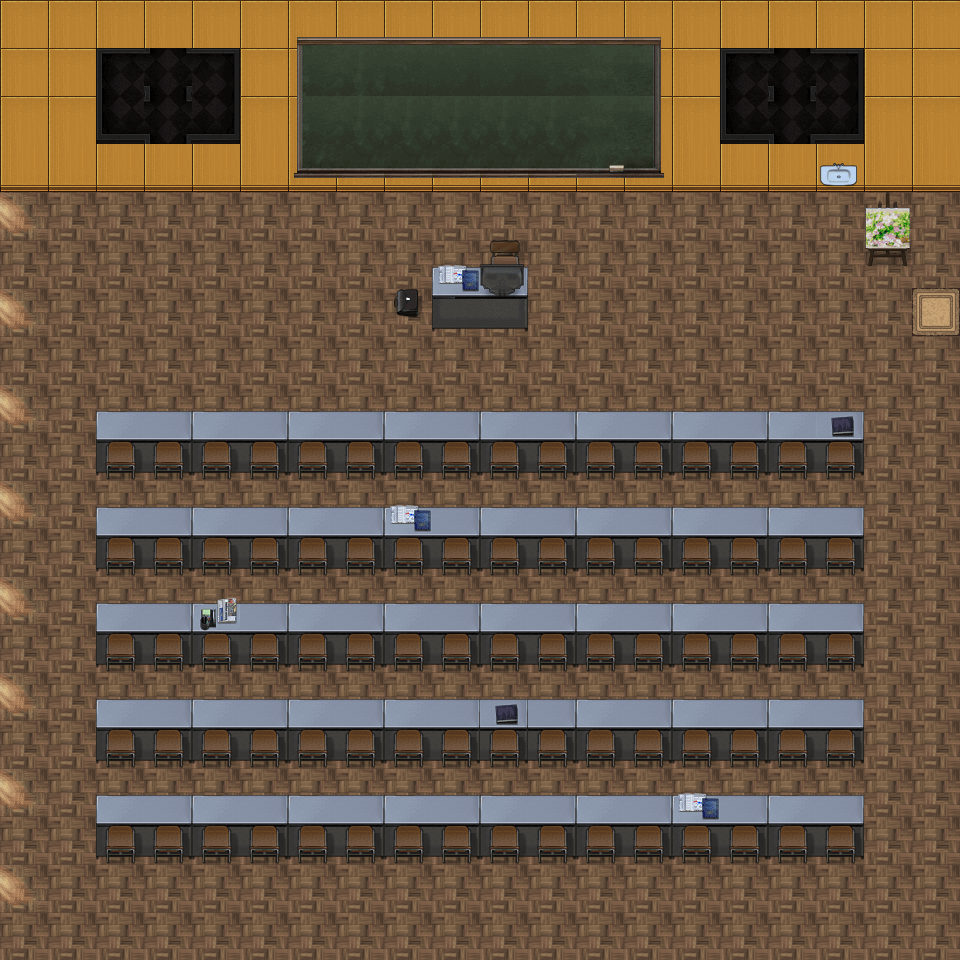

Below is a game level as drawn by its tile map, then a one-line description and the .tmx file that defines it, in full:
An orthogonal 20x20 tile map with 48x48 px tiles, 3 tile layers (Floor_Walls, Furnitures_BellowHero, Furnitures_TopHero), 4 tilesets.

<map version="1.10" tiledversion="1.11.2" orientation="orthogonal" renderorder="right-down" width="20" height="20" tilewidth="48" tileheight="48" infinite="0" nextlayerid="5" nextobjectid="7">
 <tileset firstgid="1" source="../tilesets/floor2.tsx" />
 <tileset firstgid="193" source="../tilesets/floor1.tsx" />
 <tileset firstgid="321" source="../tilesets/wall.tsx" />
 <tileset firstgid="561" source="../tilesets/furniture.tsx" />
 <layer id="1" name="Floor_Walls" width="20" height="20">
  <data encoding="csv">
341,341,341,341,341,341,341,341,341,341,341,341,341,341,341,341,341,341,341,341,
341,341,341,341,341,341,341,341,341,341,341,341,341,341,341,341,341,341,341,341,
341,341,341,341,341,341,341,341,341,341,341,341,341,341,341,341,341,341,341,341,
357,357,357,357,357,357,357,357,357,357,357,357,357,357,357,357,357,357,357,357,
97,97,97,97,97,97,97,97,97,97,97,97,97,97,97,97,97,97,97,97,
97,97,97,97,97,97,97,97,97,97,97,97,97,97,97,97,97,97,97,97,
97,97,97,97,97,97,97,97,97,97,97,97,97,97,97,97,97,97,97,55,
97,97,97,97,97,97,97,97,97,97,97,97,97,97,97,97,97,97,97,97,
97,97,97,97,97,97,97,97,97,97,97,97,97,97,97,97,97,97,97,97,
97,97,97,97,97,97,97,97,97,97,97,97,97,97,97,97,97,97,97,97,
97,97,97,97,97,97,97,97,97,97,97,97,97,97,97,97,97,97,97,97,
97,97,97,97,97,97,97,97,97,97,97,97,97,97,97,97,97,97,97,97,
97,97,97,97,97,97,97,97,97,97,97,97,97,97,97,97,97,97,97,97,
97,97,97,97,97,97,97,97,97,97,97,97,97,97,97,97,97,97,97,97,
97,97,97,97,97,97,97,97,97,97,97,97,97,97,97,97,97,97,97,97,
97,97,97,97,97,97,97,97,97,97,97,97,97,97,97,97,97,97,97,97,
97,97,97,97,97,97,97,97,97,97,97,97,97,97,97,97,97,97,97,97,
97,97,97,97,97,97,97,97,97,97,97,97,97,97,97,97,97,97,97,97,
97,97,97,97,97,97,97,97,97,97,97,97,97,97,97,97,97,97,97,97,
97,97,97,97,97,97,97,97,97,97,97,97,97,97,97,97,97,97,97,97
</data>
 </layer>
 <layer id="3" name="Furnitures_BellowHero" width="20" height="20">
  <data encoding="csv">
0,0,0,0,0,0,730,731,732,732,732,732,732,736,0,0,0,0,0,0,
0,0,431,416,432,0,746,747,748,749,749,750,751,752,0,431,416,432,0,0,
0,0,447,416,448,0,746,747,747,747,747,747,751,752,0,447,416,448,0,0,
0,0,0,0,0,0,762,763,763,763,763,763,767,768,0,0,0,721,0,0,
775,0,0,0,0,0,0,0,0,0,0,0,0,0,0,0,0,0,0,0,
561,0,0,0,0,0,0,0,0,561,796,0,0,0,0,0,0,0,786,0,
775,0,0,0,0,0,0,0,672,588,587,0,0,0,0,0,0,0,0,0,
561,0,0,0,0,0,0,0,0,0,0,0,0,0,0,0,0,0,0,0,
775,561,561,561,561,561,561,561,561,561,561,561,561,561,561,561,561,561,0,0,
561,561,584,585,584,585,584,585,584,585,584,585,584,585,584,585,584,589,0,0,
775,0,561,561,561,561,561,561,561,561,561,561,561,561,561,561,561,561,0,0,
561,0,584,585,584,585,584,585,588,585,584,585,584,585,584,585,584,585,0,0,
775,0,561,561,561,561,561,561,561,561,561,561,561,561,561,561,561,561,0,0,
561,0,584,585,586,585,584,585,584,585,584,585,584,585,584,585,584,585,0,0,
775,0,561,561,561,561,561,561,561,561,561,561,561,561,561,561,561,561,0,0,
561,0,584,585,584,585,584,585,584,585,589,585,584,585,584,585,584,585,0,0,
775,0,561,561,561,561,561,561,561,561,561,561,561,561,561,561,561,561,0,0,
561,0,584,585,584,585,584,585,584,585,584,585,584,585,588,585,584,585,0,0,
775,0,0,0,0,0,0,0,0,0,0,0,0,0,0,0,0,0,0,0,
0,0,0,0,0,0,0,0,0,0,0,0,0,0,0,0,0,0,0,0
</data>
 </layer>
 <layer id="4" name="Furnitures_TopHero" width="20" height="20">
  <data encoding="csv">
0,0,0,0,0,0,0,0,0,0,0,0,0,0,0,0,0,0,0,0,
0,0,0,0,0,0,0,0,0,0,0,0,0,0,0,0,0,0,0,0,
0,0,0,0,0,0,0,0,0,0,0,0,0,0,0,0,0,0,0,0,
0,0,0,0,0,0,0,0,0,0,0,0,0,0,0,0,0,0,0,0,
0,0,0,0,0,0,0,0,0,0,0,0,0,0,0,0,0,0,770,0,
0,0,0,0,0,0,0,0,0,572,571,0,0,0,0,0,0,0,561,0,
0,0,0,0,0,0,0,0,0,0,0,0,0,0,0,0,0,0,0,0,
0,0,0,0,0,0,0,0,0,0,0,0,0,0,0,0,0,0,0,0,
0,0,568,569,568,569,568,569,568,569,568,569,568,569,568,569,568,573,0,0,
0,0,795,795,795,795,795,795,795,795,795,795,795,795,795,795,795,795,0,0,
0,0,568,569,568,569,568,569,572,569,568,569,568,569,568,569,568,569,0,0,
0,0,795,795,795,795,795,795,795,795,795,795,795,795,795,795,795,795,0,0,
0,0,568,569,570,569,568,569,568,569,568,569,568,569,568,569,568,569,0,0,
0,0,795,795,795,795,795,795,795,795,795,795,795,795,795,795,795,795,0,0,
0,0,568,569,568,569,568,569,568,569,573,569,568,569,568,569,568,569,0,0,
0,0,795,795,795,795,795,795,795,795,795,795,795,795,795,795,795,795,0,0,
0,0,568,569,568,569,568,569,568,569,568,569,568,569,572,569,568,569,0,0,
0,0,795,795,795,795,795,795,795,795,795,795,795,795,795,795,795,795,0,0,
0,0,0,0,0,0,0,0,0,0,0,0,0,0,0,0,0,0,0,0,
0,0,0,0,0,0,0,0,0,0,0,0,0,0,0,0,0,0,0,0
</data>
 </layer>
</map>
